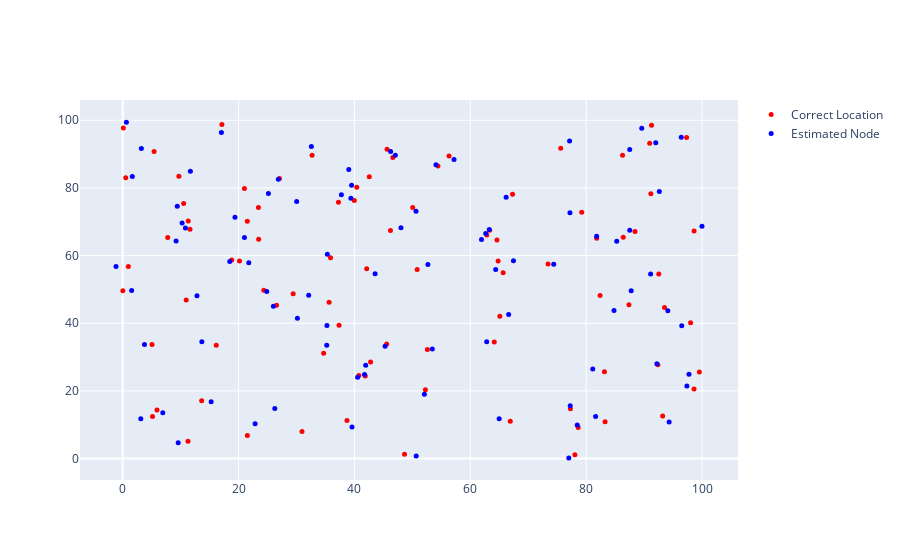

Here is the notebook cell this chart was saved with:
### Code cell
plot3(original_node, estimated_node)
